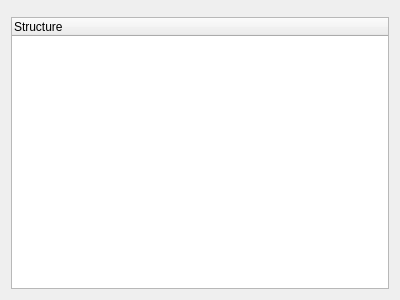
<?xml version="1.0" encoding="UTF-8"?>
<ui version="4.0">
 <class>XScaffoldStructurePage</class>
 <widget class="QWizardPage" name="XScaffoldStructurePage">
  <property name="geometry">
   <rect>
    <x>0</x>
    <y>0</y>
    <width>400</width>
    <height>300</height>
   </rect>
  </property>
  <property name="windowTitle">
   <string>WizardPage</string>
  </property>
  <property name="title">
   <string>Structure</string>
  </property>
  <property name="subTitle">
   <string>Setup filesystem structure before creation</string>
  </property>
  <layout class="QGridLayout" name="gridLayout">
   <item row="0" column="0">
    <widget class="XFilepathEdit" name="uiOutputPATH">
     <property name="x_filepathModeText" stdset="0">
      <string>Path</string>
     </property>
    </widget>
   </item>
   <item row="1" column="0">
    <widget class="XTreeWidget" name="uiStructureTREE">
     <property name="x_arrowStyle" stdset="0">
      <bool>true</bool>
     </property>
     <property name="x_hint" stdset="0">
      <string>No structure defined.</string>
     </property>
     <property name="x_showGrid" stdset="0">
      <bool>false</bool>
     </property>
     <column>
      <property name="text">
       <string>Structure</string>
      </property>
     </column>
    </widget>
   </item>
  </layout>
 </widget>
 <customwidgets>
  <customwidget>
   <class>XFilepathEdit</class>
   <extends>QWidget</extends>
   <header>projexui.widgets.xfilepathedit</header>
  </customwidget>
  <customwidget>
   <class>XTreeWidget</class>
   <extends>QTreeWidget</extends>
   <header>projexui.widgets.xtreewidget</header>
  </customwidget>
 </customwidgets>
 <resources/>
 <connections/>
</ui>
